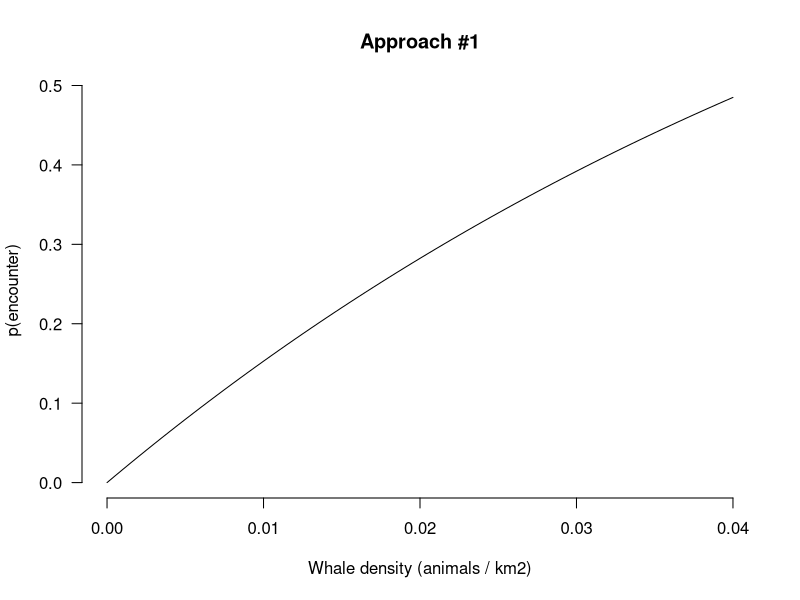
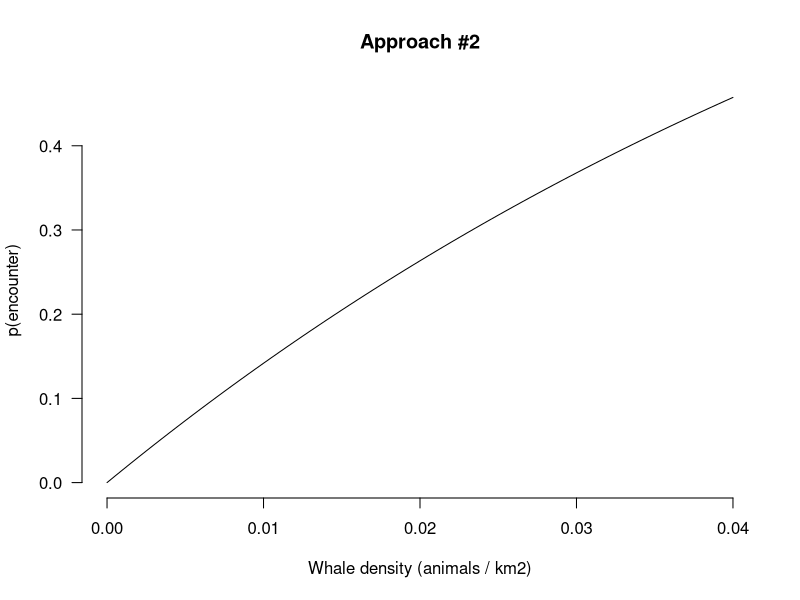
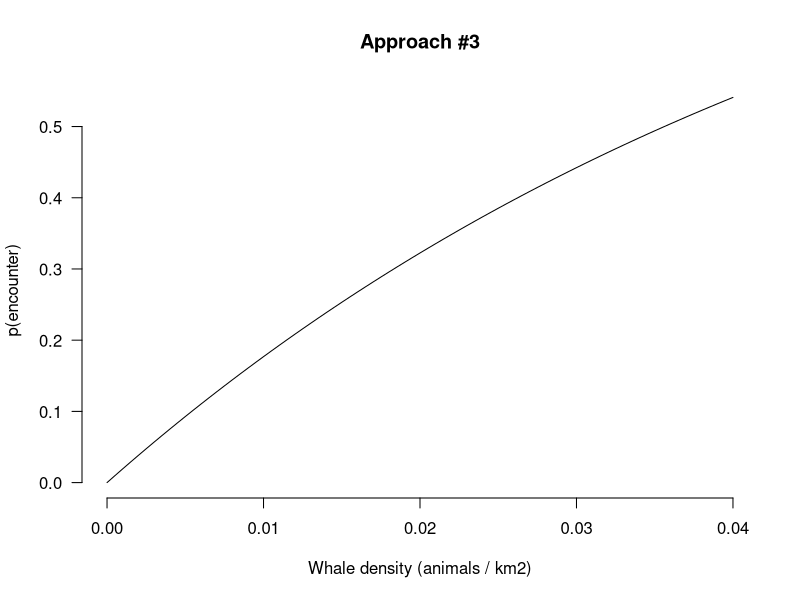
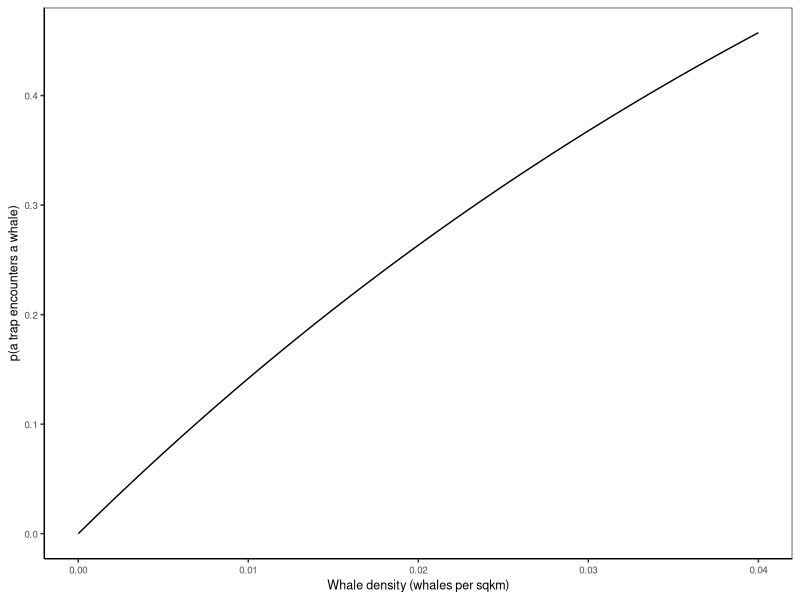
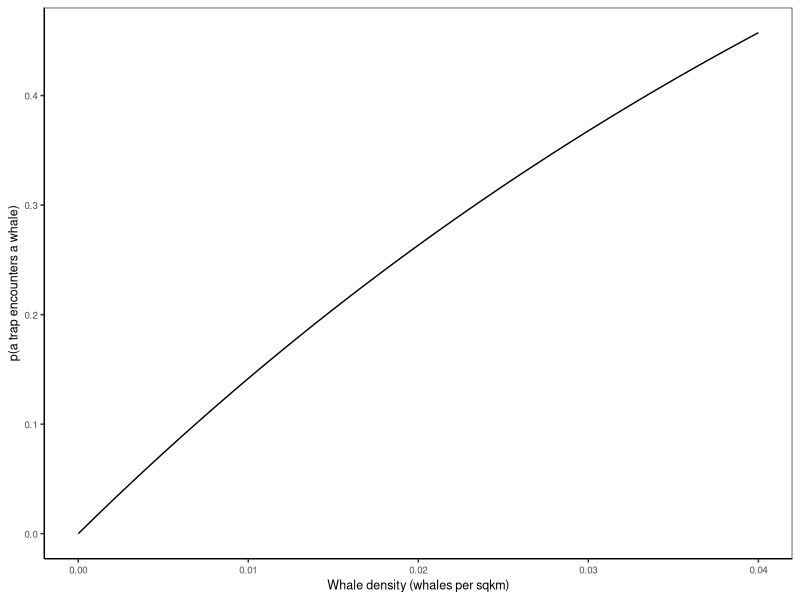

Recreate these plots in R, in order.

# Packages
library(ggplot2)
library(tidyverse)

# Parameters
r_km <- 0.0135 # risky passing distance
v_kmh <- 3.37 # mean whale speed
t_hr <- 168 # duration of the time step (168 hrs or 1 week)
A_sqkm <- 100 # 10 km x 10 km

# Approach 1: Me
###################################################

# Function
calc_p_encounter1 <- function(v, t, r, A, d){
  p_area <- (v * t * r * 2) / A
  prob <- 1 - (1 - p_area) ^ (d * A)
  return(prob)
}

# Fit and plot model
whales_sqkm <- seq(0, 0.04, 0.0005) # whales
p_encounters1 <-  calc_p_encounter1(r=r_km, v=v_kmh, t=t_hr, A=100, d=whales_sqkm)
plot(p_encounters1 ~ whales_sqkm, type="l", bty="n", las=1, 
     xlab="Whale density (animals / km2)", ylab="p(encounter)", main="Approach #1")


# Approach 2: Rowcliffe et al. 2003 JAE
###################################################

# Function
calc_p_encounter2 <- function(D, c, v, N){
  prob <- 1 - exp(-2 * D * c * v * N)
  return(prob)
}

# Fit and plot model
whales_sqkm <- seq(0, 0.04, 0.0005) # whales
p_encounters2 <-  calc_p_encounter2(D=r_km, v=v_kmh, c=t_hr, N=whales_sqkm)
plot(p_encounters2 ~ whales_sqkm, type="l", bty="n", las=1, 
     xlab="Whale density (animals / km2)", ylab="p(encounter)", main="Approach #2")


# Approach 3: Hutchinson & Waser 2007
###################################################

# Function
calc_p_encounter3 <- function(p, v, D, t){
  prob <- 1 - exp(-8 * p * v * D * t / pi)
  return(prob)
}

# Fit and plot model
whales_sqkm <- seq(0, 0.04, 0.0005) # whales
p_encounters3 <-  calc_p_encounter3(D=r_km, v=v_kmh, t=t_hr, p=whales_sqkm)
plot(p_encounters3 ~ whales_sqkm, type="l", bty="n", las=1, 
     xlab="Whale density (animals / km2)", ylab="p(encounter)", main="Approach #3")


# Final figure
###################################################

# Directories
plotdir <- "models/entanglement/figures"

# Build data
data <- tibble(dens=whales_sqkm, p_encounter=p_encounters2)

# Setup theme
my_theme <- theme(axis.text=element_text(size=7),
                  axis.title=element_text(size=9),
                  plot.title=element_text(size=11),
                  panel.grid.major = element_blank(), 
                  panel.grid.minor = element_blank(),
                  panel.background = element_blank(), 
                  axis.line = element_line(colour = "black"))


# Plot data
g <- ggplot(data, aes(x=dens, y=p_encounter)) +
  geom_line() +
  labs(x="Whale density (whales per sqkm)", y="p(a trap encounters a whale)") +
  theme_bw() + my_theme
g  

# Export figure
ggsave(g, filename=file.path(plotdir, "FigSX_encounter_probability.png"), width=4, height=3, units="in", dpi=600)

  
  
